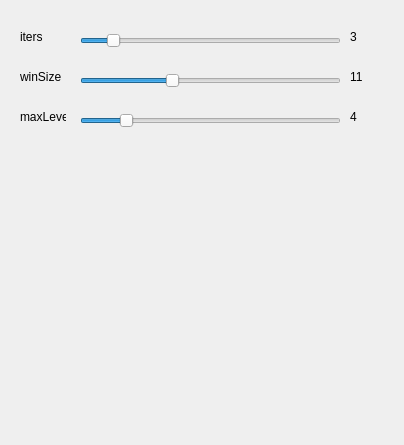
<?xml version="1.0" encoding="UTF-8"?>
<ui version="4.0">
 <class>LukasKanadeOpticalFLowDialog</class>
 <widget class="QDialog" name="LukasKanadeOpticalFLowDialog">
  <property name="geometry">
   <rect>
    <x>0</x>
    <y>0</y>
    <width>404</width>
    <height>445</height>
   </rect>
  </property>
  <property name="windowTitle">
   <string>LukasKanadeOpticalFLowDialog</string>
  </property>
  <widget class="QSlider" name="itersSlider">
   <property name="geometry">
    <rect>
     <x>80</x>
     <y>30</y>
     <width>261</width>
     <height>22</height>
    </rect>
   </property>
   <property name="minimum">
    <number>1</number>
   </property>
   <property name="maximum">
    <number>20</number>
   </property>
   <property name="value">
    <number>3</number>
   </property>
   <property name="orientation">
    <enum>Qt::Horizontal</enum>
   </property>
  </widget>
  <widget class="QSlider" name="winSizeSlider">
   <property name="geometry">
    <rect>
     <x>80</x>
     <y>70</y>
     <width>261</width>
     <height>22</height>
    </rect>
   </property>
   <property name="minimum">
    <number>1</number>
   </property>
   <property name="maximum">
    <number>30</number>
   </property>
   <property name="value">
    <number>11</number>
   </property>
   <property name="orientation">
    <enum>Qt::Horizontal</enum>
   </property>
  </widget>
  <widget class="QSlider" name="maxLevelSlider">
   <property name="geometry">
    <rect>
     <x>80</x>
     <y>110</y>
     <width>261</width>
     <height>22</height>
    </rect>
   </property>
   <property name="minimum">
    <number>1</number>
   </property>
   <property name="maximum">
    <number>20</number>
   </property>
   <property name="value">
    <number>4</number>
   </property>
   <property name="orientation">
    <enum>Qt::Horizontal</enum>
   </property>
  </widget>
  <widget class="QLabel" name="itersLabel">
   <property name="geometry">
    <rect>
     <x>20</x>
     <y>30</y>
     <width>46</width>
     <height>13</height>
    </rect>
   </property>
   <property name="text">
    <string>iters</string>
   </property>
  </widget>
  <widget class="QLabel" name="winSizeLabel">
   <property name="geometry">
    <rect>
     <x>20</x>
     <y>70</y>
     <width>46</width>
     <height>13</height>
    </rect>
   </property>
   <property name="text">
    <string>winSize</string>
   </property>
  </widget>
  <widget class="QLabel" name="maxLevelLabel">
   <property name="geometry">
    <rect>
     <x>20</x>
     <y>110</y>
     <width>46</width>
     <height>13</height>
    </rect>
   </property>
   <property name="text">
    <string>maxLevel</string>
   </property>
  </widget>
  <widget class="QLabel" name="itersValueLabel">
   <property name="geometry">
    <rect>
     <x>350</x>
     <y>30</y>
     <width>46</width>
     <height>13</height>
    </rect>
   </property>
   <property name="text">
    <string>3</string>
   </property>
  </widget>
  <widget class="QLabel" name="winSizeValueLabel">
   <property name="geometry">
    <rect>
     <x>350</x>
     <y>70</y>
     <width>46</width>
     <height>13</height>
    </rect>
   </property>
   <property name="text">
    <string>11</string>
   </property>
  </widget>
  <widget class="QLabel" name="maxLevelValueLabel">
   <property name="geometry">
    <rect>
     <x>350</x>
     <y>110</y>
     <width>46</width>
     <height>13</height>
    </rect>
   </property>
   <property name="text">
    <string>4</string>
   </property>
  </widget>
 </widget>
 <layoutdefault spacing="6" margin="11"/>
 <resources/>
 <connections>
  <connection>
   <sender>itersSlider</sender>
   <signal>valueChanged(int)</signal>
   <receiver>itersValueLabel</receiver>
   <slot>setNum(int)</slot>
   <hints>
    <hint type="sourcelabel">
     <x>210</x>
     <y>40</y>
    </hint>
    <hint type="destinationlabel">
     <x>372</x>
     <y>36</y>
    </hint>
   </hints>
  </connection>
  <connection>
   <sender>maxLevelSlider</sender>
   <signal>valueChanged(int)</signal>
   <receiver>maxLevelValueLabel</receiver>
   <slot>setNum(int)</slot>
   <hints>
    <hint type="sourcelabel">
     <x>210</x>
     <y>120</y>
    </hint>
    <hint type="destinationlabel">
     <x>372</x>
     <y>116</y>
    </hint>
   </hints>
  </connection>
  <connection>
   <sender>winSizeSlider</sender>
   <signal>valueChanged(int)</signal>
   <receiver>winSizeValueLabel</receiver>
   <slot>setNum(int)</slot>
   <hints>
    <hint type="sourcelabel">
     <x>210</x>
     <y>80</y>
    </hint>
    <hint type="destinationlabel">
     <x>372</x>
     <y>76</y>
    </hint>
   </hints>
  </connection>
 </connections>
</ui>
